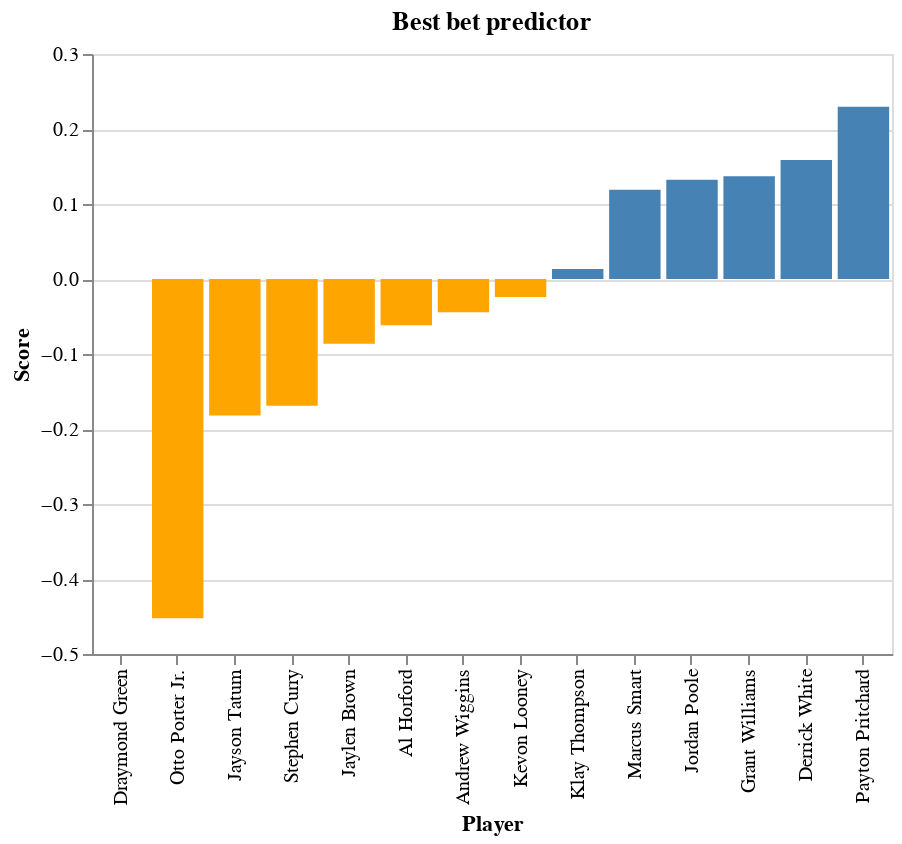

Notebook code for this chart:
### Markdown cell above
## BEST BET CHART

### Code cell
best_bet_chart

### Figure 1 — Vega-Lite specification as saved in the notebook (floating-point values rounded to 4 significant figures; data arrays with more than 128 entries replaced by an {"elided": "..."} marker saying what was removed)
{"config": {"view": {"continuousWidth": 400, "continuousHeight": 300}}, "data": {"name": "data-5abc4fcfe392cecf5d4fa01d1c91efb4"}, "mark": "bar", "encoding": {"color": {"condition": {"value": "steelblue", "test": "(datum.dff > 0)"}, "value": "orange"}, "tooltip": [{"field": "GAME_DATE", "type": "temporal"}, {"field": "LINE", "type": "quantitative"}, {"field": "PREDICT", "type": "quantitative"}], "x": {"field": "PLAYER_NAME", "sort": "y", "title": "Player", "type": "nominal"}, "y": {"field": "dff", "title": "Score", "type": "quantitative"}}, "height": 300, "selection": {"selector004": {"type": "single", "fields": ["STAT"], "bind": {"input": "radio", "options": [["PTS", "PTS_PREDICT"], ["REB", "REB_PREDICT"], ["AST", "AST_PREDICT"], ["FG3M", "FG3M_PREDICT"], ["BLK", "BLK_PREDICT"], ["STL", "STL_PREDICT"]], "labels": ["PTS", "REB", "AST", "FG3M", "BLK", "STL"], "name": "Stat: "}, "init": {"STAT": "PTS"}}}, "title": "Best bet predictor", "transform": [{"filter": {"selection": "selector004"}}], "width": 400, "$schema": "https://vega.github.io/schema/vega-lite/v4.17.0.json", "datasets": {"data-5abc4fcfe392cecf5d4fa01d1c91efb4": {"elided": "154 records"}}}
